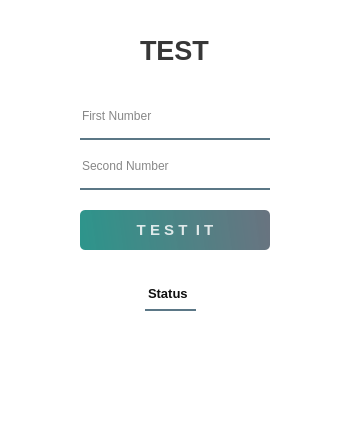
<?xml version="1.0" encoding="UTF-8"?>
<ui version="4.0">
 <class>Form</class>
 <widget class="QWidget" name="Form">
  <property name="geometry">
   <rect>
    <x>0</x>
    <y>0</y>
    <width>350</width>
    <height>430</height>
   </rect>
  </property>
  <property name="minimumSize">
   <size>
    <width>350</width>
    <height>430</height>
   </size>
  </property>
  <property name="maximumSize">
   <size>
    <width>350</width>
    <height>430</height>
   </size>
  </property>
  <property name="windowTitle">
   <string>Form</string>
  </property>
  <widget class="QLineEdit" name="lineEditSecondNumber">
   <property name="geometry">
    <rect>
     <x>80</x>
     <y>150</y>
     <width>190</width>
     <height>40</height>
    </rect>
   </property>
   <property name="cursor">
    <cursorShape>IBeamCursor</cursorShape>
   </property>
   <property name="styleSheet">
    <string notr="true">background-color: rgba(0, 0, 0, 0);
border: none;
border-bottom: 2px solid rgba(46, 82, 101, 200);
color: rgba(0, 0, 0, 240);
padding-bottom: 7px;</string>
   </property>
   <property name="text">
    <string/>
   </property>
   <property name="echoMode">
    <enum>QLineEdit::Normal</enum>
   </property>
   <property name="placeholderText">
    <string>Second Number</string>
   </property>
  </widget>
  <widget class="QLabel" name="labelText">
   <property name="geometry">
    <rect>
     <x>140</x>
     <y>30</y>
     <width>70</width>
     <height>40</height>
    </rect>
   </property>
   <property name="font">
    <font>
     <pointsize>20</pointsize>
     <weight>75</weight>
     <bold>true</bold>
    </font>
   </property>
   <property name="styleSheet">
    <string notr="true">color: rgba(0, 0, 0, 200);</string>
   </property>
   <property name="text">
    <string>TEST</string>
   </property>
  </widget>
  <widget class="QPushButton" name="pushButtonTestIt">
   <property name="geometry">
    <rect>
     <x>80</x>
     <y>210</y>
     <width>190</width>
     <height>40</height>
    </rect>
   </property>
   <property name="font">
    <font>
     <pointsize>11</pointsize>
     <weight>75</weight>
     <bold>true</bold>
    </font>
   </property>
   <property name="styleSheet">
    <string notr="true">QPushButton#pushButtonTestIt{
	background-color: qlineargradient(spread:pad, x1:0, y1:0.505682, x2:1, y2:0.477, stop:0 rgba(11, 131, 120, 219), stop:1 rgba(85, 98, 112, 226));
	color: rgba(255, 255, 255, 210);
	border-radius: 5px;
}

QPushButton#pushButtonTestIt:hover{
	background-color: qlineargradient(spread:pad, x1:0, y1:0.505682, x2:1, y2:0.477, stop:0 rgba(150, 123, 111, 219), stop:1 rgba(85, 81, 84, 226));
}

QPushButton#pushButtonTestIt:pressed{
	padding-left:5px;
	padding-top:5px;
	background-color: rgb(150, 123, 111);

}</string>
   </property>
   <property name="text">
    <string>T E S T  I T</string>
   </property>
  </widget>
  <widget class="QLabel" name="label">
   <property name="geometry">
    <rect>
     <x>145</x>
     <y>280</y>
     <width>51</width>
     <height>31</height>
    </rect>
   </property>
   <property name="font">
    <font>
     <pointsize>10</pointsize>
     <weight>75</weight>
     <bold>true</bold>
    </font>
   </property>
   <property name="styleSheet">
    <string notr="true">background-color: rgba(0, 0, 0, 0);
border: none;
border-bottom: 2px solid rgba(46, 82, 101, 200);
color: rgba(0, 0, 0, 240);
padding-bottom: 2px;</string>
   </property>
   <property name="text">
    <string>Status</string>
   </property>
  </widget>
  <widget class="QLineEdit" name="lineEditFirstNumber">
   <property name="geometry">
    <rect>
     <x>80</x>
     <y>100</y>
     <width>190</width>
     <height>40</height>
    </rect>
   </property>
   <property name="styleSheet">
    <string notr="true">background-color: rgba(0, 0, 0, 0);
border: none;
border-bottom: 2px solid rgba(46, 82, 101, 200);
color: rgba(0, 0, 0, 240);
padding-bottom: 7px;</string>
   </property>
   <property name="text">
    <string/>
   </property>
   <property name="placeholderText">
    <string>First Number</string>
   </property>
  </widget>
  <widget class="QLabel" name="labelFailOrSuccess">
   <property name="geometry">
    <rect>
     <x>60</x>
     <y>335</y>
     <width>241</width>
     <height>21</height>
    </rect>
   </property>
   <property name="font">
    <font>
     <family>MS Shell Dlg 2</family>
     <pointsize>10</pointsize>
    </font>
   </property>
   <property name="styleSheet">
    <string notr="true">color: rgba(0, 0, 0, 210);</string>
   </property>
   <property name="text">
    <string/>
   </property>
  </widget>
  <widget class="QLabel" name="labelBackground">
   <property name="geometry">
    <rect>
     <x>0</x>
     <y>0</y>
     <width>350</width>
     <height>430</height>
    </rect>
   </property>
   <property name="maximumSize">
    <size>
     <width>350</width>
     <height>430</height>
    </size>
   </property>
   <property name="styleSheet">
    <string notr="true">background-color: rgb(255, 255, 255);
</string>
   </property>
   <property name="text">
    <string/>
   </property>
  </widget>
  <widget class="QLabel" name="labelinfo">
   <property name="geometry">
    <rect>
     <x>60</x>
     <y>360</y>
     <width>241</width>
     <height>51</height>
    </rect>
   </property>
   <property name="font">
    <font>
     <family>MS Shell Dlg 2</family>
     <pointsize>10</pointsize>
    </font>
   </property>
   <property name="styleSheet">
    <string notr="true">color: rgba(0, 0, 0, 210);</string>
   </property>
   <property name="text">
    <string/>
   </property>
  </widget>
  <zorder>labelBackground</zorder>
  <zorder>lineEditSecondNumber</zorder>
  <zorder>labelText</zorder>
  <zorder>pushButtonTestIt</zorder>
  <zorder>label</zorder>
  <zorder>lineEditFirstNumber</zorder>
  <zorder>labelFailOrSuccess</zorder>
  <zorder>labelinfo</zorder>
 </widget>
 <resources/>
 <connections/>
</ui>
